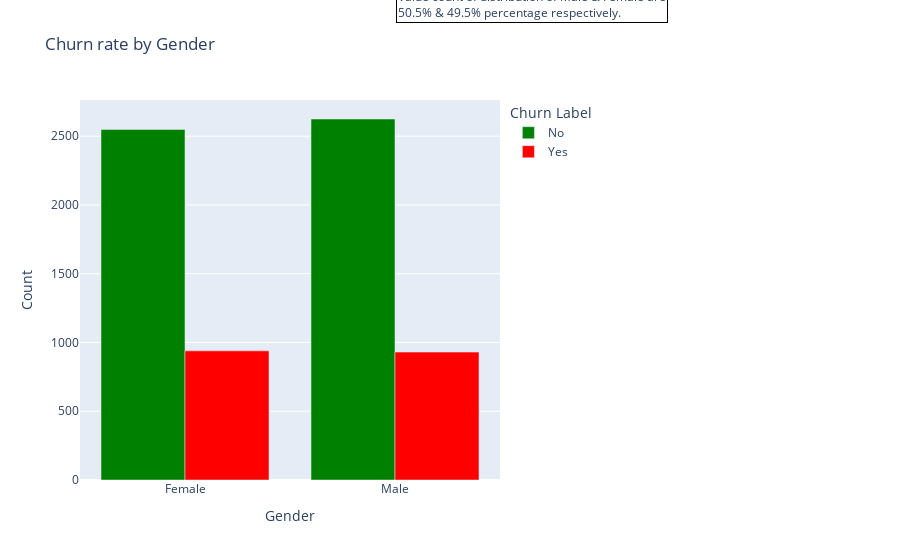
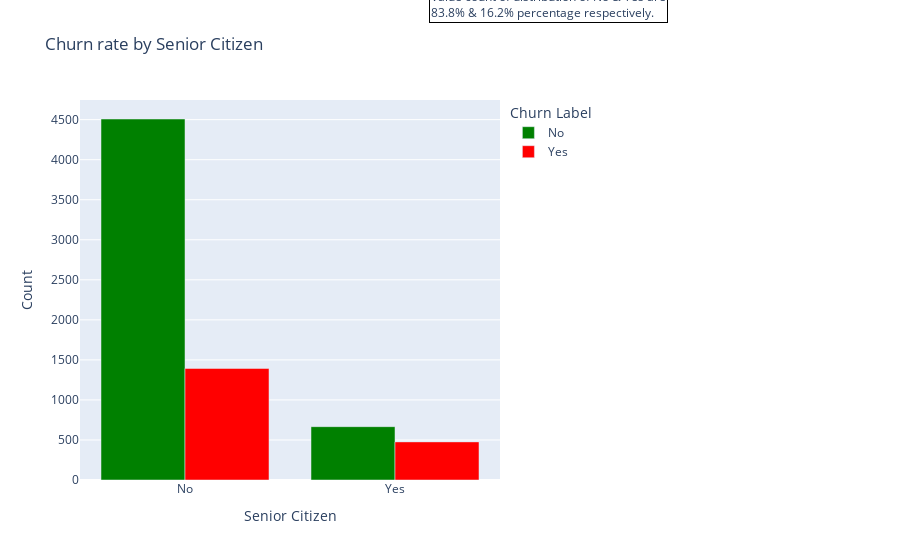
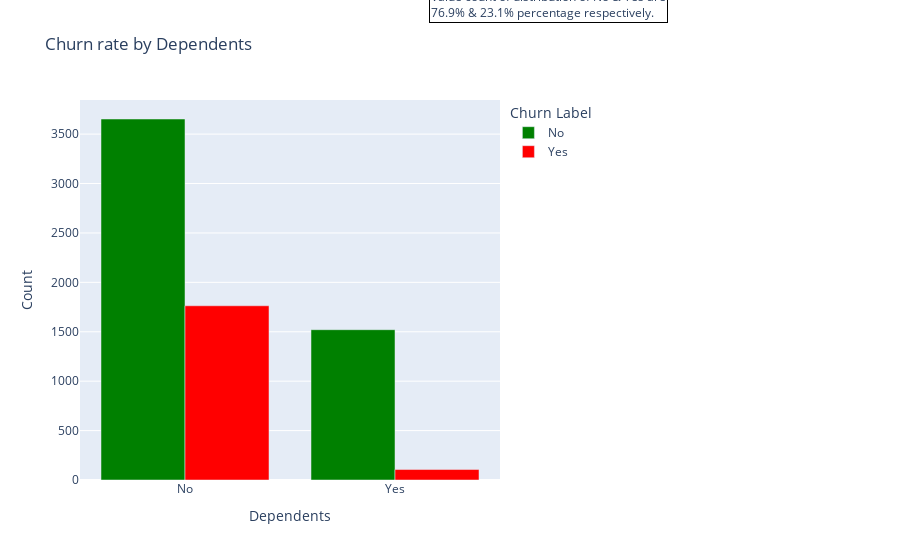
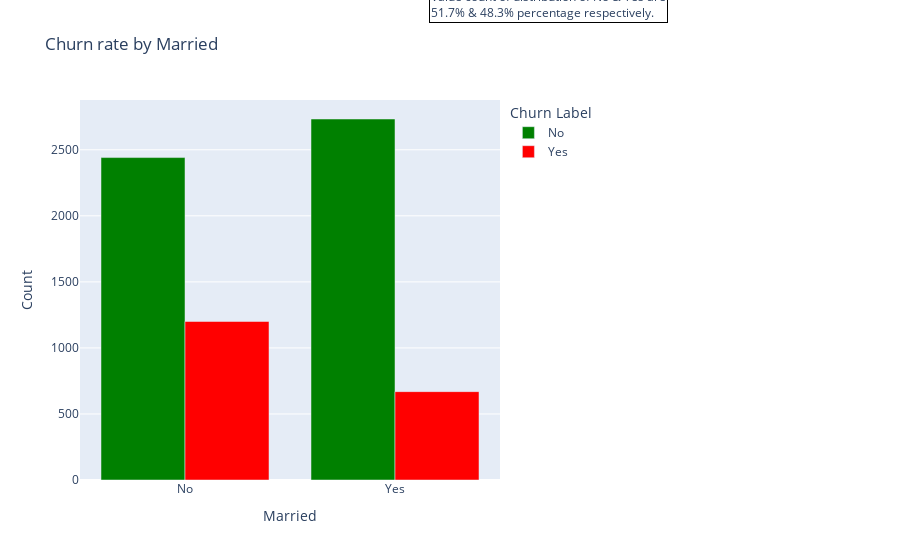

Write notebook code for charts like these, in order.
### Code cell
#Gender feature plot
bar('Gender')

#SeniorCitizen feature plot 
bar('Senior Citizen')

#Dependents feature plot
bar('Dependents')

bar('Married') #married feature plot

bar('Churn Category')

### Figure 1 — Plotly figure (JSON) as saved in the notebook; plotly's stock layout.template omitted (floating-point values rounded to 4 significant figures)
{"data": [{"alignmentgroup": "True", "hovertemplate": "Churn Label=No<br>Gender=%{x}<br>Count=%{y}<extra></extra>", "legendgroup": "No", "marker": {"color": "green", "pattern": {"shape": ""}}, "name": "No", "offsetgroup": "No", "orientation": "v", "showlegend": true, "textposition": "auto", "type": "bar", "x": ["Female", "Male"], "xaxis": "x", "y": [2549, 2625], "yaxis": "y"}, {"alignmentgroup": "True", "hovertemplate": "Churn Label=Yes<br>Gender=%{x}<br>Count=%{y}<extra></extra>", "legendgroup": "Yes", "marker": {"color": "red", "pattern": {"shape": ""}}, "name": "Yes", "offsetgroup": "Yes", "orientation": "v", "showlegend": true, "textposition": "auto", "type": "bar", "x": ["Female", "Male"], "xaxis": "x", "y": [939, 930], "yaxis": "y"}], "layout": {"annotations": [{"align": "left", "bordercolor": "black", "borderwidth": 1, "showarrow": false, "text": "Value count of distribution of Male & Female are<br>50.5% & 49.5% percentage respectively.", "x": 1.4, "xref": "paper", "y": 1.3, "yref": "paper"}], "autosize": true, "barmode": "group", "legend": {"title": {"text": "Churn Label"}, "tracegroupgap": 0}, "margin": {"r": 400}, "title": {"text": "Churn rate by Gender"}, "xaxis": {"anchor": "y", "autorange": true, "domain": [0, 1], "range": [-0.5, 1.5], "title": {"text": "Gender"}, "type": "category"}, "yaxis": {"anchor": "x", "autorange": true, "domain": [0, 1], "range": [0, 2763.0], "title": {"text": "Count"}, "type": "linear"}}}

### Figure 2 — Plotly figure (JSON) as saved in the notebook; plotly's stock layout.template omitted (floating-point values rounded to 4 significant figures)
{"data": [{"alignmentgroup": "True", "hovertemplate": "Churn Label=No<br>Senior Citizen=%{x}<br>Count=%{y}<extra></extra>", "legendgroup": "No", "marker": {"color": "green", "pattern": {"shape": ""}}, "name": "No", "offsetgroup": "No", "orientation": "v", "showlegend": true, "textposition": "auto", "type": "bar", "x": ["No", "Yes"], "xaxis": "x", "y": [4508, 666], "yaxis": "y"}, {"alignmentgroup": "True", "hovertemplate": "Churn Label=Yes<br>Senior Citizen=%{x}<br>Count=%{y}<extra></extra>", "legendgroup": "Yes", "marker": {"color": "red", "pattern": {"shape": ""}}, "name": "Yes", "offsetgroup": "Yes", "orientation": "v", "showlegend": true, "textposition": "auto", "type": "bar", "x": ["No", "Yes"], "xaxis": "x", "y": [1393, 476], "yaxis": "y"}], "layout": {"annotations": [{"align": "left", "bordercolor": "black", "borderwidth": 1, "showarrow": false, "text": "Value count of distribution of No & Yes are<br>83.8% & 16.2% percentage respectively.", "x": 1.4, "xref": "paper", "y": 1.3, "yref": "paper"}], "autosize": true, "barmode": "group", "legend": {"title": {"text": "Churn Label"}, "tracegroupgap": 0}, "margin": {"r": 400}, "title": {"text": "Churn rate by Senior Citizen"}, "xaxis": {"anchor": "y", "autorange": true, "domain": [0, 1], "range": [-0.5, 1.5], "title": {"text": "Senior Citizen"}, "type": "category"}, "yaxis": {"anchor": "x", "autorange": true, "domain": [0, 1], "range": [0, 4745.0], "title": {"text": "Count"}, "type": "linear"}}}

### Figure 3 — Plotly figure (JSON) as saved in the notebook; plotly's stock layout.template omitted (floating-point values rounded to 4 significant figures)
{"data": [{"alignmentgroup": "True", "hovertemplate": "Churn Label=No<br>Dependents=%{x}<br>Count=%{y}<extra></extra>", "legendgroup": "No", "marker": {"color": "green", "pattern": {"shape": ""}}, "name": "No", "offsetgroup": "No", "orientation": "v", "showlegend": true, "textposition": "auto", "type": "bar", "x": ["No", "Yes"], "xaxis": "x", "y": [3653, 1521], "yaxis": "y"}, {"alignmentgroup": "True", "hovertemplate": "Churn Label=Yes<br>Dependents=%{x}<br>Count=%{y}<extra></extra>", "legendgroup": "Yes", "marker": {"color": "red", "pattern": {"shape": ""}}, "name": "Yes", "offsetgroup": "Yes", "orientation": "v", "showlegend": true, "textposition": "auto", "type": "bar", "x": ["No", "Yes"], "xaxis": "x", "y": [1763, 106], "yaxis": "y"}], "layout": {"annotations": [{"align": "left", "bordercolor": "black", "borderwidth": 1, "showarrow": false, "text": "Value count of distribution of No & Yes are<br>76.9% & 23.1% percentage respectively.", "x": 1.4, "xref": "paper", "y": 1.3, "yref": "paper"}], "autosize": true, "barmode": "group", "legend": {"title": {"text": "Churn Label"}, "tracegroupgap": 0}, "margin": {"r": 400}, "title": {"text": "Churn rate by Dependents"}, "xaxis": {"anchor": "y", "autorange": true, "domain": [0, 1], "range": [-0.5, 1.5], "title": {"text": "Dependents"}, "type": "category"}, "yaxis": {"anchor": "x", "autorange": true, "domain": [0, 1], "range": [0, 3845.0], "title": {"text": "Count"}, "type": "linear"}}}

### Figure 4 — Plotly figure (JSON) as saved in the notebook; plotly's stock layout.template omitted (floating-point values rounded to 4 significant figures)
{"data": [{"alignmentgroup": "True", "hovertemplate": "Churn Label=No<br>Married=%{x}<br>Count=%{y}<extra></extra>", "legendgroup": "No", "marker": {"color": "green", "pattern": {"shape": ""}}, "name": "No", "offsetgroup": "No", "orientation": "v", "showlegend": true, "textposition": "auto", "type": "bar", "x": ["No", "Yes"], "xaxis": "x", "y": [2441, 2733], "yaxis": "y"}, {"alignmentgroup": "True", "hovertemplate": "Churn Label=Yes<br>Married=%{x}<br>Count=%{y}<extra></extra>", "legendgroup": "Yes", "marker": {"color": "red", "pattern": {"shape": ""}}, "name": "Yes", "offsetgroup": "Yes", "orientation": "v", "showlegend": true, "textposition": "auto", "type": "bar", "x": ["No", "Yes"], "xaxis": "x", "y": [1200, 669], "yaxis": "y"}], "layout": {"annotations": [{"align": "left", "bordercolor": "black", "borderwidth": 1, "showarrow": false, "text": "Value count of distribution of No & Yes are<br>51.7% & 48.3% percentage respectively.", "x": 1.4, "xref": "paper", "y": 1.3, "yref": "paper"}], "autosize": true, "barmode": "group", "legend": {"title": {"text": "Churn Label"}, "tracegroupgap": 0}, "margin": {"r": 400}, "title": {"text": "Churn rate by Married"}, "xaxis": {"anchor": "y", "autorange": true, "domain": [0, 1], "range": [-0.5, 1.5], "title": {"text": "Married"}, "type": "category"}, "yaxis": {"anchor": "x", "autorange": true, "domain": [0, 1], "range": [0, 2877.0], "title": {"text": "Count"}, "type": "linear"}}}
